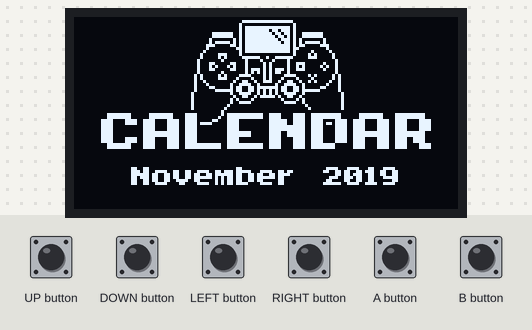
The sketch below on a simulated Arduboy, built with avr-gcc and run on an emulated ATmega32U4. On the bench: 128×64 one-colour display. The inputs (shaded band) are chosen by the test bench. EEPROM starts erased; what the sketch prints to the serial monitor is not drawn.

Above: at 4.9 s.
5.0 s: A button pressed for 0.15 s
At 5.18 s:
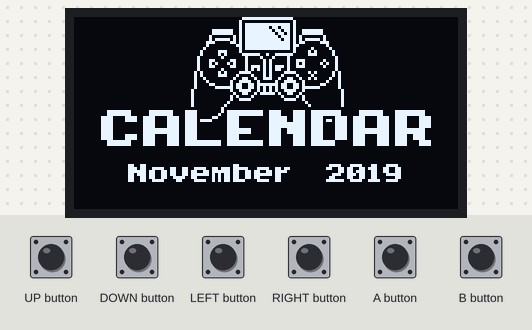
5.7 s: UP button pressed for 0.15 s
At 6.4 s:
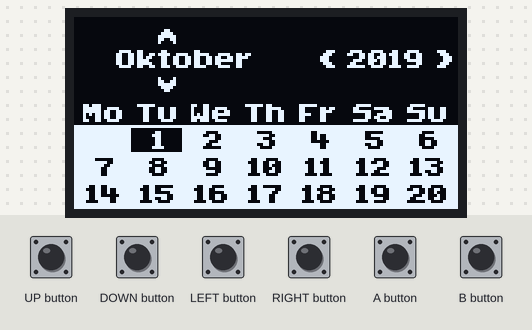
7.5 s: DOWN button pressed for 1 s
At 9.2 s:
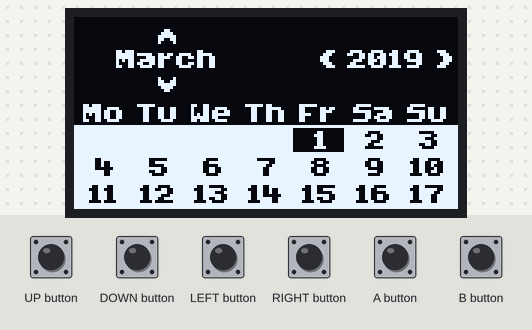
10.0 s: LEFT button pressed for 0.15 s
At 11.3 s:
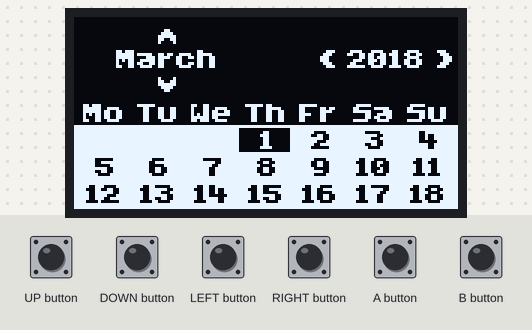
11.6 s: RIGHT button pressed for 1 s
At 13.0 s:
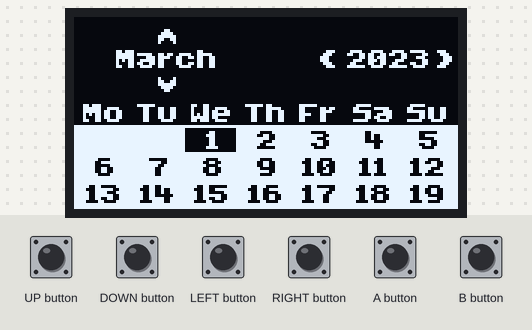
14.1 s: B button pressed for 0.15 s
At 15.6 s:
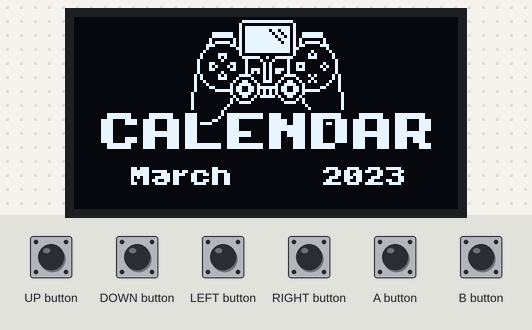
Timing chart, 0 to 15.8 s (numbered marks = the images above; inputs shaded):
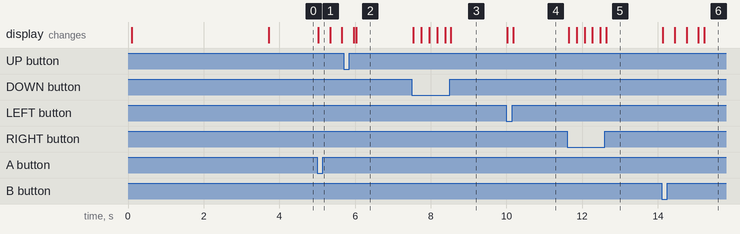

The sketch:

CalendarApp.ino
```cpp
#include <EEPROM.h>
#include <Arduboy2.h>

#define DAYS_OF_THE_WEEK 7

#if defined (ESP8266) || defined (ESP32)
#include <PS2X_lib.h>
PS2X ps2x;

#if defined (ESP32)
TFT_eSPI screen = TFT_eSPI();
#elif defined (ESP8266)
SSD1306Brzo screen(OLED_I2C_ADRESS, I2C_SDA, I2C_SCL);
#endif
#endif

Arduboy2Base arduboy;

#include "Font.h"
#include "Globals.h"
#include "Buttons.h"
#include "Date.h"

Font6x6 font6x6;
Date date;

#include "Items.h"
#include "Calendar.h"
CalendarApp calendar;

void getButtons() {
#if defined (ESP8266) || defined (ESP32)
  // this function is called inside arduboy whenever buttonStates() is called
  arduboy.setExternalButtons(ps2x.getArduboyButtons());
#endif
}

void setup() {
  Serial.begin(57600);

  delay(100);

  arduboy.setFrameRate(60);
  arduboy.begin();

#if defined (ESP8266) || defined (ESP32)
  ps2x.begin();

  // this function must be called or the esp will crash with the first call
  arduboy.setExternalButtonsHandler(getButtons);

  // i think this is only needed for the esp8266 eeprom emulation
  EEPROM.begin(1024);

  Serial.println();
  Serial.println("Calendar App");
#endif

  date.initEeprom();

  if (keyInEEPROM) {
    date.readFromEEPROM();
  } else {
    date.changeTo(1, NOV, 2019);
  }

  calendar.init();
  date.calculateNew();

  //Serial.println("size of uint16_t " + String(sizeof(uint16_t)));
}


void loop() {
  if (!(arduboy.nextFrame()))
    return;

#if defined(ESP32)
  arduboy.printFramesPerSecond();
#endif

  // first we clear our screen to black
  arduboy.fillScreen(BLACK);
  arduboy.pollButtons();

  calendar.update();

  arduboy.display();
}
```

Buttons.h
```cpp
#ifndef Buttons_h
#define Buttons_h

class Button {
  public:
    bool isPressed(bool pressed) {

      if (pressed == false)
        return false;

      if (isTimeoutActive())
        return false;

      ActivateTimeout();

      return true;
    }

  private:
    uint32_t buttonTimeout;

    bool isTimeoutActive() {
      if (millis() < buttonTimeout) {
        return true;
      } else {
        return false;
      }
    }

    void ActivateTimeout() {
        buttonTimeout = millis() + 200;
    }
};

Button button;

#endif
```

Calendar.h
```cpp
#ifndef Calendar_h
#define Calendar_h

class CalendarApp {

  public:
    void update() {
      checkButtons();

      title.update();
      month.update();
      year.update();
      daysCurrent.update();
      notes.update();
    }

    void init() {
      cMode = CalenderMode::TITLESCREEN;
      notes.init();
    }

    CalendarApp() {
      title.setTo(9, 0);
      month.setTo(19, 50);
      year.setTo(83, 50);
      daysCurrent.setTo(0, 64);
      notes.setTo(0, 66);
    }

    void checkButtons() {

      switch (cMode) {
        case CalenderMode::TITLESCREEN:
          if (arduboy.justPressed(A_BUTTON)) {
            cMode = CalenderMode::YEARS_AND_MONTH;
          }

          break;

        case CalenderMode::YEARS_AND_MONTH:

          month.drawArrows();
          year.drawArrows();

          if (button.isPressed(arduboy.pressed(DOWN_BUTTON))) {
            date.changeTo(date.month + 1, date.year);
          }

          if (button.isPressed(arduboy.pressed(UP_BUTTON))) {
            date.changeTo(date.month - 1, date.year);
          }

          if (button.isPressed(arduboy.pressed(RIGHT_BUTTON))) {
            date.changeTo(date.month, date.year + 1);
          }

          if (button.isPressed(arduboy.pressed(LEFT_BUTTON))) {
            date.changeTo(date.month, date.year - 1);
          }

          if (arduboy.justPressed(B_BUTTON)) {
            cMode = CalenderMode::TITLESCREEN;
            //Serial.println("enter cMode TITLESCREEN");
          }

          if (arduboy.justPressed(A_BUTTON)) {
            cMode = CalenderMode::ALL_DAYS;
            //Serial.println("enter cMode ALL_DAYS");
          }
          break;

        case CalenderMode::ALL_DAYS:
          if (arduboy.justPressed(LEFT_BUTTON)) {
            date.changeBackward();
          }

          if (arduboy.justPressed(RIGHT_BUTTON)) {
            date.changeForward();
          }

          if (arduboy.justPressed(UP_BUTTON)) {
            for (uint8_t i = 0; i < DAYS_OF_THE_WEEK; i++) {
              date.changeBackward();
            }
          }

          if (arduboy.justPressed(DOWN_BUTTON)) {
            for (uint8_t i = 0; i < DAYS_OF_THE_WEEK; i++) {
              date.changeForward();
            }
          }

          if (arduboy.justPressed(B_BUTTON)) {
            cMode = CalenderMode::YEARS_AND_MONTH;
            //Serial.println("enter cMode ALL_DAYS");
          }

          if (arduboy.justPressed(A_BUTTON)) {
            cMode = CalenderMode::NOTES_VIEW;

            notes.readNotes();
          }
          break;

        case CalenderMode::NOTES_VIEW:
          if (arduboy.justPressed(B_BUTTON) ||
              arduboy.justPressed(UP_BUTTON) ||
              arduboy.justPressed(DOWN_BUTTON) ||
              arduboy.justPressed(LEFT_BUTTON) ||
              arduboy.justPressed(RIGHT_BUTTON)
             ) {
            cMode = CalenderMode::ALL_DAYS;
          }

          if (arduboy.justPressed(A_BUTTON)) {
            cMode = CalenderMode::NOTES_EDIT;

            notes.writeCursor = 0;
            notes.xCursor = 0;
            notes.yCursor = 0;
          }
          break;

        case CalenderMode::NOTES_EDIT:
          if (arduboy.justPressed(B_BUTTON)) {
            cMode = CalenderMode::NOTES_VIEW;
          }

          if (arduboy.justPressed(A_BUTTON)) {
            if (notes.isCursorInTastatur) {
              if (notes.xCursor == TASTATUR_COLUMNS - 1) {
                if (notes.yCursor == 0) {
                  notes.deleteChar();
                } else if (notes.yCursor == 1) {
                  if (notes.pTastatur == tastaturSmallLetters) {
                    notes.pTastatur = tastaturBigLetters;
                  } else {
                    notes.pTastatur = tastaturSmallLetters;
                  }
                } else if (notes.yCursor == 2) {
                  notes.isYearlyNote = !notes.isYearlyNote;
                } else {
                  notes.saveAndQuit();
                }
              } else {
                notes.print();
              }
            } else {
              notes.isOverwriteMode = !notes.isOverwriteMode;
            }
          }

          if (button.isPressed(arduboy.pressed(DOWN_BUTTON))) {
            if (notes.isCursorInTastatur) {
              if (notes.yCursor < 3) {
                notes.yCursor++;
                if (notes.yCursor == TASTATUR_ROWS - 1) {
                  notes.xCursor = TASTATUR_COLUMNS - 1;
                }
              }
            } else {
              if (!notes.isCursorInTastatur) {
                notes.isCursorInTastatur = true;
              }
            }
          }

          if (button.isPressed(arduboy.pressed(UP_BUTTON))) {
            if (notes.isCursorInTastatur) {
              if (notes.yCursor > 0) {
                if (notes.yCursor == TASTATUR_ROWS - 1) {
                  notes.xCursor =  TASTATUR_COLUMNS - 1;
                }
                notes.yCursor--;
              } else {
                notes.isCursorInTastatur = false;
              }
            }
          }

          if (button.isPressed(arduboy.pressed(RIGHT_BUTTON))) {
            if (notes.isCursorInTastatur) {
              if (notes.yCursor != TASTATUR_ROWS - 1) {
                if (notes.xCursor < TASTATUR_COLUMNS - 1) {
                  notes.xCursor++;
                } else {
                  notes.xCursor = 0;
                }
              }
            } else {
              if (notes.writeCursor < EEPROM_BLOCK_SIZE - 1) {
                notes.writeCursor++;
              }
            }
          }

          if (button.isPressed(arduboy.pressed(LEFT_BUTTON))) {
            if (notes.isCursorInTastatur) {
              if (notes.yCursor != TASTATUR_ROWS - 1) {
                if (notes.xCursor > 0) {
                  notes.xCursor--;
                } else {
                  notes.xCursor = TASTATUR_COLUMNS - 1;
                }
              }
            } else {
              if (notes.writeCursor > 0) {
                notes.writeCursor--;
              }
            }
          }
          break;
      }

    }

  private:
    CalenderTitle title;
    CalenderYear year;
    CalenderMonth month;
    CalenderDays daysCurrent;
    //CalenderDays daysLast;
    CalenderNotes notes;
};


#endif
```

Date.h
```cpp
#ifndef Date_h
#define Date_h

class Date {
  public:
    uint8_t day;
    uint8_t month;
    uint16_t year;

    uint8_t daysInMonth;
    uint8_t firstWeekday;
    uint8_t weeksInMonth;
    uint16_t daysSince2000;

    void changeTo(int8_t m, int16_t y) {
      changeTo(day, m, y);
    }

    void changeTo(int8_t d, int8_t m, int16_t y) {
      Serial.println("change Date to " + String(d) + "," + String(m) + "," + String(y));
      // TODO there are bugs in this function
      if (m == JAN - 1) {
        month = DEZ;
      } else if (m == DEZ + 1) {
        month = JAN;
      } else {
        month = m;
      }
      if (y < 2000) {
        year = 2000;
      } else {
        year = y;
      }
      day = d;
      calculateNew();
      if (day > daysInMonth) {
        day = daysInMonth;
      }
    }

    void changeForward() {
      if (day < daysInMonth) {
        day++;
        calcDaysSince2000();
      } else {
        day = 1;
        if (month < DEC) {
          month++;
        } else {
          month = JAN;
          year++;
        }
        calculateNew();
      }
    }

    void changeBackward() {
      if (day > 1) {
        day--;
        calcDaysSince2000();
      } else {
        if (month > JAN) {
          month--;
        } else {
          month = DEZ;
          if (year > 2000)
            year--;
        }
        calculateNew();

        day = daysInMonth;
      }
    }

    void calculateNew() {
      calcDaysSince2000();
      calcFirstWeekday();
      calcDaysInMonth();
      calcWeeksInMonth();

      updateDateHasNotes();
    }

    void updateDateHasNotes() {
      //Serial.println("updateDateHasNotes");
      for (uint8_t i = 0; i < daysInMonth; i++) {
        uint16_t d = daysSince2000 - day + i;

        //Serial.println("check day " + String(d));

        dateHasNote[i] = false;
        for (uint8_t n = 0; n < EEPROM_NOTES_MAX; n++) {
          if (eepromRegister[n] == d) {
            //Serial.println("found day " + String(d) + " at pos " + String(i + 1));
            dateHasNote[i] = true;
          }
        }
      }
    }

    void initEeprom () {

      keyInEEPROM = true;

      for (uint8_t i = 0; i < EEPROM_KEY_LEN; i++) {

        // it is a uint8_t, but uint8_t is also fine
        uint8_t c = EEPROM.read(EEPROM_START_PASSWORD + i);

        if (c != pgm_read_byte(eepromCalenderKey + i))
          keyInEEPROM = false;
      }

      // DEGUG!!!!!!!!
      //keyInEEPROM = false;

      // return because key was found in eeprom
      if (keyInEEPROM)
        return;

      // clear all
      for (uint16_t i = EEPROM_STORAGE_SPACE_START; i < EEPROM_STORAGE_SPACE_START + 1024; i++) {
        EEPROM.update(i, 0x00);
      }

      // write key to eeprom
      for (uint8_t i = 0; i < EEPROM_KEY_LEN; i++) {
        EEPROM.update(EEPROM_START_PASSWORD + i, pgm_read_byte(eepromCalenderKey + i));
      }

#if defined (ESP8266) || defined (ESP32)
      // commit key
      EEPROM.commit();
#endif
    }

    void readFromEEPROM() {

      day =   EEPROM.read(EEPROM_START_DATE);
      month = EEPROM.read(EEPROM_START_DATE + 1);
      year =  EEPROM.read(EEPROM_START_DATE + 2) + 2000;
      /*
            day = 5;
            month = NOV;
            year = 2019;
      */


    }

  private:

    uint8_t getDaysOfMonth(uint8_t m) {
      if (m == FEB) {
        if (year % 4 == 0) {
          return 29;
        } else {
          return 28;
        }
      } else {
        return pgm_read_byte(daysPerMonth + m);
      }
    }

    void calcDaysInMonth() {
      daysInMonth = getDaysOfMonth(month);
    }

    void calcDaysSince2000() {
      int16_t yearsDiff = year - 2000;
      int16_t tmpCounter = yearsDiff * 365 + yearsDiff / 4;
      if (year % 4 != 0 || month > FEB) {
        tmpCounter += 1;
      }
      for (uint8_t i = 0; i < month; i++) {
        tmpCounter += getDaysOfMonth(i);
      }
      daysSince2000 = tmpCounter + day;
      //Serial.println("Date is " + String(day) + "," + String(month) + "," + String(year));
      //Serial.println("days since Start: " + String(daysSince2000));
    }

    void calcFirstWeekday() {
      // first day 1.1.2000 was a saturday
      firstWeekday = (daysSince2000 - day + SAT) % DAYS_OF_THE_WEEK;
    }

    void calcWeeksInMonth() {
      if (daysInMonth < 30) {
        weeksInMonth = 5;
      } else if (daysInMonth == 30) {
        if (firstWeekday == SUN) {
          weeksInMonth = 6;
        } else {
          weeksInMonth = 5;
        }
      }  else {
        if (firstWeekday == SAT || firstWeekday == SUN) {
          weeksInMonth = 6;
        } else {
          weeksInMonth = 5;
        }
      }
    }
};


#endif
```

Source omitted: Font.h (10794 bytes), Globals.h (data table, 6484 bytes), Items.h (15817 bytes)

Measured:
- after the input at 5.0 s, the display: changes at once (image 1)
- after the input at 7.5 s, the display: first changes at once (image 3 shows a later state)
- after the input at 10.0 s, the display: first changes at once (image 4 shows a later state)
- after the input at 11.6 s, the display: first changes after 0.05 s (image 5 shows a later state)
- after the input at 14.1 s, the display: first changes at once (image 6 shows a later state)
